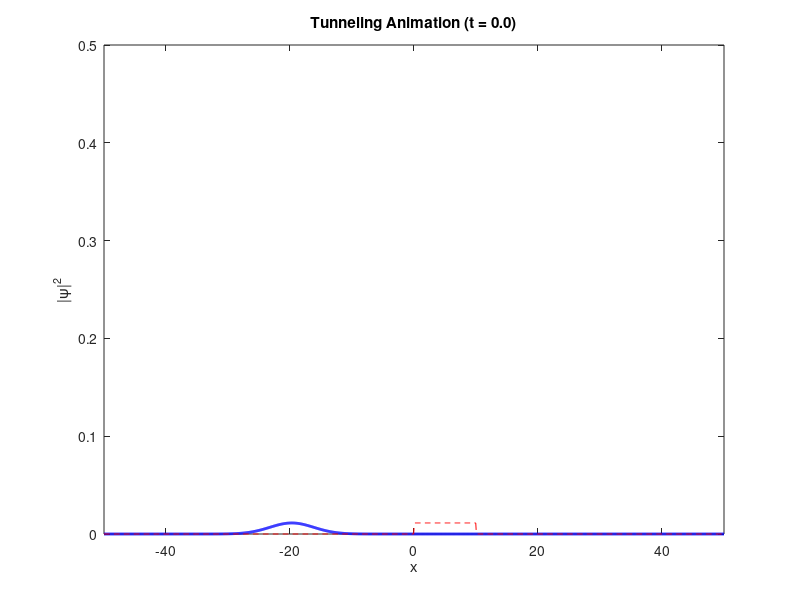

Source code (MATLAB): (Note: this script raises an error after producing the figure.)
% Simulate 1D Gaussian wavepacket hitting a barrier!!

clear; 
clc; 
close all;
x = linspace(-50, 50, 1000);
dx = x(2)-x(1);
tMax = 100; dt = 1;
k0 = 3;
sigma = 5;
x0 = -20;


V0 = 1;  % for barrier!
V = zeros(size(x));
V(x > 0 & x < 10) = V0;

outputFolder = 'output';
gifName = 'tunneling.gif';
gifOn = true;
if gifOn && ~exist(outputFolder, 'dir')
    mkdir(outputFolder);
end

% Initial wavefunction
psi = exp(1i * k0 * x) .* exp(-((x - x0).^2) / (2 * sigma^2));
psi = psi / sqrt(trapz(abs(psi).^2));
% Time evolution setup
N = length(x);
T = tMax;
frames = [];
% Crank-Nicolson parameters
hbar = 1; m = 1;
alpha = 1i * hbar * dt / (2 * m * dx^2);
mainDiag = (1 + 2 * alpha) + 1i * dt * V / (2 * hbar);
offDiag = -alpha * ones(1, N-1);
A = diag(mainDiag) + diag(offDiag, 1) + diag(offDiag, -1);
B = diag(conj(mainDiag)) - diag(offDiag, 1) - diag(offDiag, -1);
[L, U] = lu(A);
figure('Color','w');
for t = 0:dt:T
    % Time evolution
    b = B * psi.';
    psi = U \ (L \ b);
    plot(x, abs(psi).^2, 'b', 'LineWidth', 2); hold on;
    plot(x, V / V0 * max(abs(psi).^2), 'r--'); hold off;
    axis([-50 50 0 0.5]); xlabel('x'); ylabel('|\psi|^2');
    title(sprintf('Tunneling Animation (t = %.1f)', t));
    drawnow;
    if gifOn  %giff
        frame = getframe(gcf);
        img = frame2im(frame);
        [imind, cm] = rgb2ind(img, 256);
        if t == 0
            imwrite(imind, cm, fullfile(outputFolder, gifName), 'gif', 'Loopcount', inf, 'DelayTime', 0.05);
        else
            imwrite(imind, cm, fullfile(outputFolder, gifName), 'gif', 'WriteMode', 'append', 'DelayTime', 0.05);
        end
    end
end
